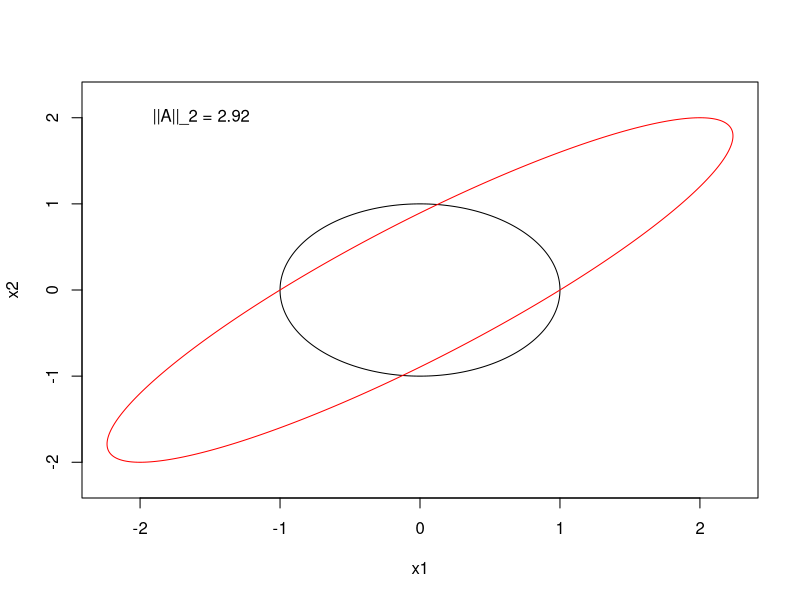
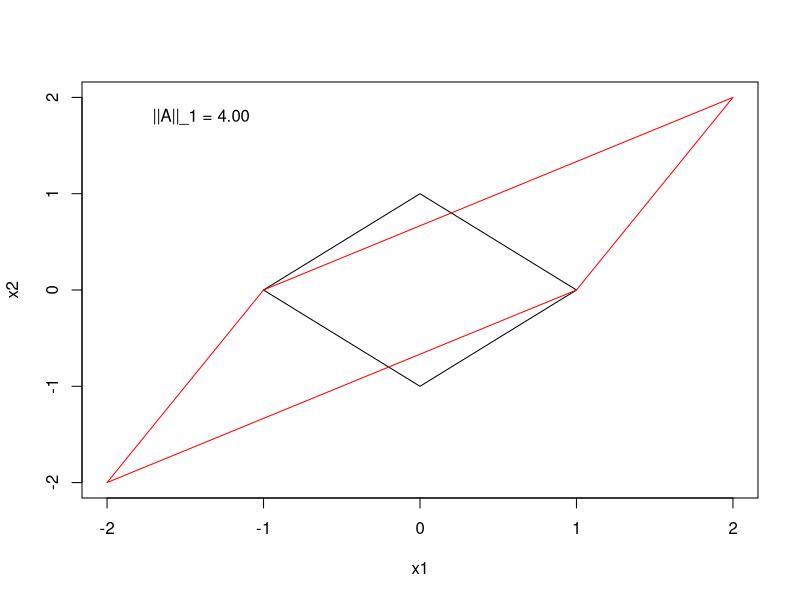
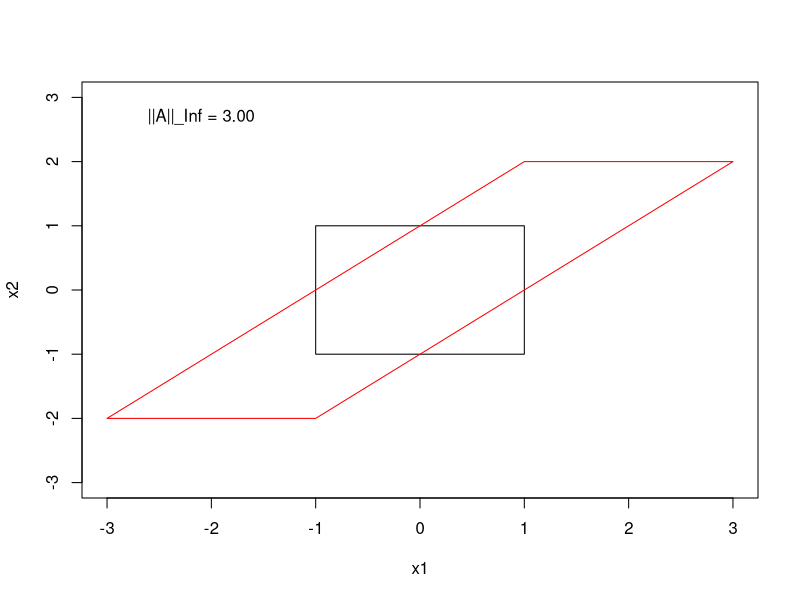
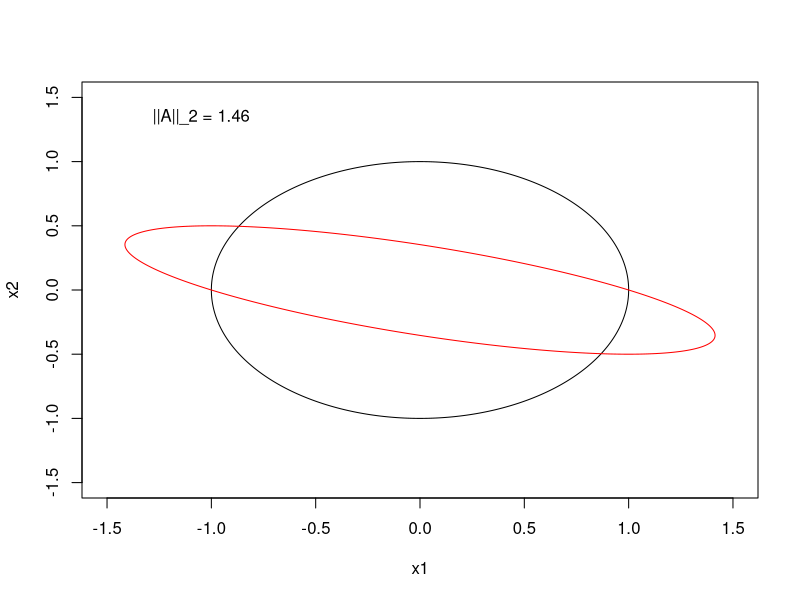
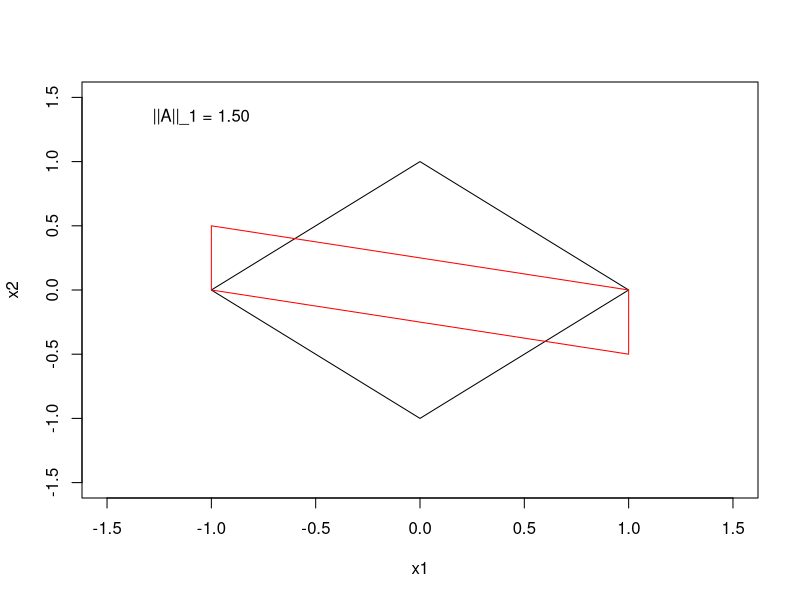
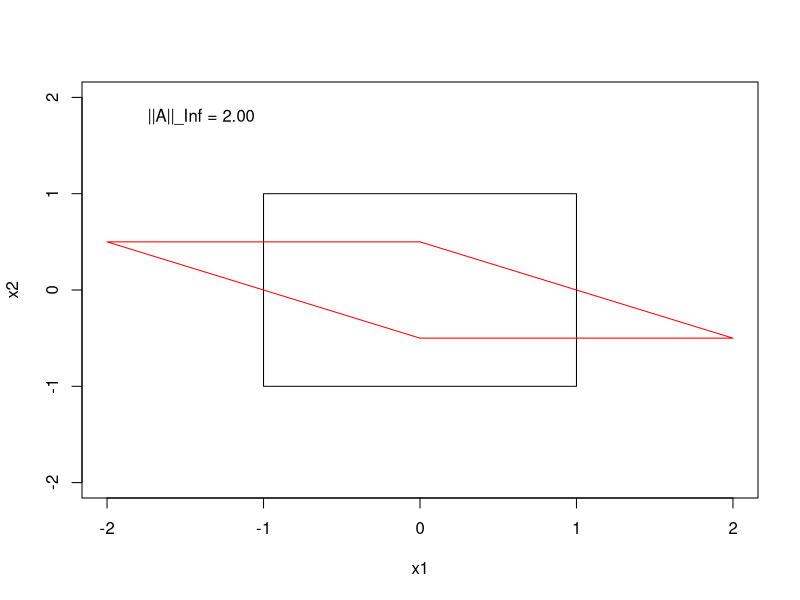
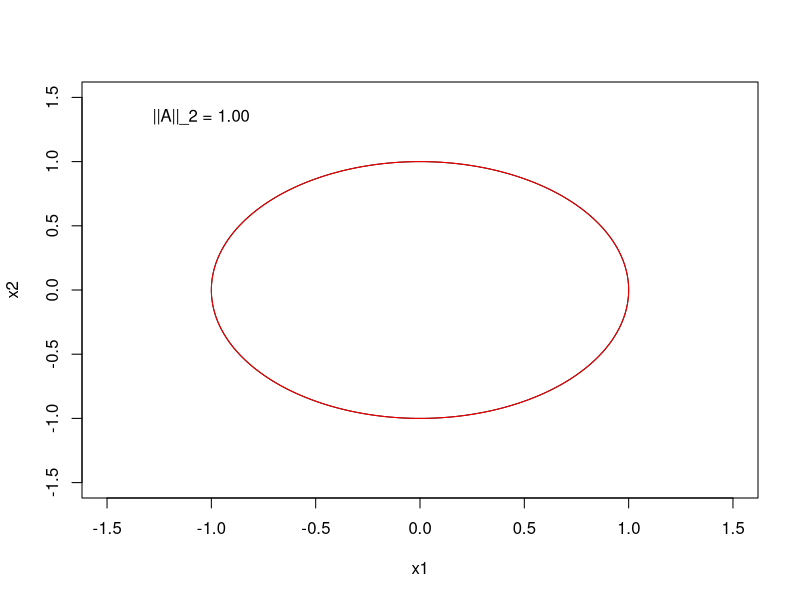
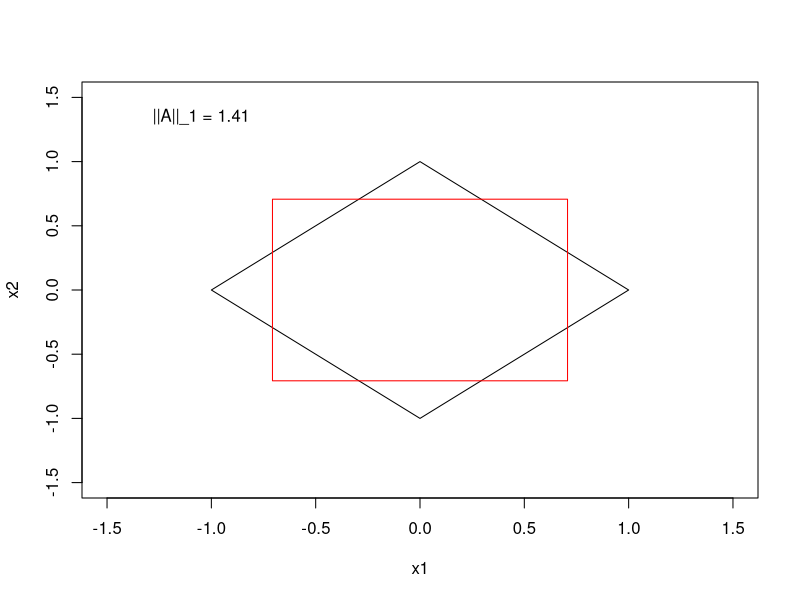

Write the R code that produced these figures, in order.
## ---- chunk 1
A = rbind(c(4, -1, -1, 0, 0, 0, 0, 0), c(-1, 4, 0, -1, 0, 0, 0, 0), c(-1, 0, 4, -1, -1, 0, 0, 0), c(0, -1, -1, 4, 0, -1, 0, 0), c(0, 0, -1, 0, 4, -1, -1, 0), c(0, 0, 0, -1, -1, 4, 0, -1), c(0, 0, 0, 0, -1, 0, 4, -1), c(0,0,0,0,0,-1,-1,4))
print(A)
## ---- chunk 2
b = c(5, 15, 0, 10, 0, 10, 20, 30)
print(b)
## ---- chunk 3
myLU = function(A) {
  n = nrow(A)
  U = A
  L = diag(n)
  for(k in 1:(n-1)) {
    for(j in (k+1):n){
      L[j,k] = U[j,k]/U[k,k]
      U[j,k:n] = U[j,k:n]-L[j,k]*U[k,k:n]
    }
  }
  print(nrow(L))
  return(list(L=L,U=U))
}
## ---- chunk 4
aLU = myLU(A)
aL = aLU$L
aU = aLU$U
#print(aL)
#print(nrow(aL))
## ---- chunk 5
mySolve=function(L,U,b,tol=1e-10){
  n=nrow(L)

  # First solve Ly=b 
  y = rep(0,n)        # pre-allocate a vector y with 0s in it.
  if(abs(L[1,1])<tol) stop('There is a zero on the diagonal of L')
  y[1] = b[1]/L[1,1]  # Fill in the 1st value of y
  for (j in 2:n ) {
    if(abs(L[j,j])<tol) stop('There is a zero on the diagonal of L')
    y[j] = (b[j] - L[j,1:(j-1)]%*%y[1:(j-1)])/L[j,j]
  }

  # Then solve Ux=y 
  x = rep(0,n)        # pre-allocate a vector x with 0s in it.
  if(abs(U[n,n])<tol) stop('There is a zero on the diagonal of U')
  x[n] = y[n]/U[n,n]  # Fill in the nth value of x
  for (j in (n-1):1 ) {
    if(abs(U[j,j])<tol) stop('There is a zero on the diagonal of U')
    x[j] = (y[j] - U[j,(j+1):n]%*%x[(j+1):n])/U[j,j]
  }
  return(x)
}
## ---- chunk 6
xvec = mySolve(aL, aU, b)
print(xvec)
## ---- chunk 7
b2 = c(5, 15, 0, 10, 0, 10, 0, 10, 30, 40)
## ---- chunk 8
x2vec = mySolve(aL, aU, b2)
print(x2vec)
## ---- chunk 9
Ainv = solve(A)
print(Ainv)
## ---- chunk 10
UnitCircleMap = function(A,p=2) {
  
  if (p==2) {
    t = seq(0,2*pi,len=1000)
    x = cos(t)
    y = sin(t)
    nn=norm(A,type="2")
    ni=as.character(p)
  }
  else if (p==1){
    # Insert some code here
    t1 = seq(-1, 0, len=250)
    x1 = t1
    y1 = -1 - t1
    x2 = x1
    y2 = -1*y1
    t2 = seq(0, 1, len=250)
    x3 = t2
    y3 = 1 - t2
    x4 = x3
    y4 = -1*y3
    x = c(x1, x2, x3, x4)
    y = c(y1, y2, y3, y4)
    nn=norm(A,type="1")
    ni=as.character(p)
  }
  else if (p=="I"){
    # Insert some code here
    t1 = seq(-1, 1, len=250)
    x1 = t1
    y1 = rep(1, 250)
    t2 = seq(1, -1, len=250)
    x2 = rep(1, 250)
    y2 = t2
    x3 = t2
    y3 = rep(-1, 250)
    x4 = y3
    y4 = x1
    x = c(x1, x2, x3, x4)
    y = c(y1, y2, y3, y4)
    nn=norm(A,type="I")
    ni="Inf"
  }
  
  pts = A %*% t(cbind(x,y))
  
  newx = pts[1,]
  newy = pts[2,]
  
  M = max(c(newx,newy,1.5))
  m = min(c(newx,newy,-1.5))
  
  plot(x,y,type='l',col='black',xlim=c(m,M),ylim=c(m,M),xlab="x1",ylab="x2")
  lines(newx,newy,col='red')
  
  normSize=sprintf("||A||_%s = %1.2f",ni,nn)
  text(-.7*M,.9*M,normSize)
}
## ---- chunk 11
A=cbind(c(1,0),c(2,2))
UnitCircleMap(A,p=2)
UnitCircleMap(A, p=1)
UnitCircleMap(A, p="I")
## ---- chunk 12
Cond = function(A,p=2) {
  if (p == 2) {  # by default use the 
    s = svd(A)$d
    s = s[s>0]
    return(max(s)/min(s))
  }
  if (p == 1) {  # use the 1 norm
    Ainv = solve(A)
    return(max(colSums(abs(A)))*max(colSums(abs(Ainv))))
  }
  if (p == 'I') {   # use the infinity norm
    Ainv = solve(A)
    return(max(rowSums(abs(A)))*max(rowSums(abs(Ainv))))
  }
}

Ainv = solve(A)
UnitCircleMap(Ainv,p=2)
UnitCircleMap(Ainv, p=1)
UnitCircleMap(Ainv, p="I")

c1 = Cond(A, p=1)
c2 = Cond(A, p=2)
cinf = Cond(A, p="I")

print(c1)
print(c2)
print(cinf)
## ---- chunk 13
Q = cbind(c(1/sqrt(2),1/sqrt(2)), c(-1/sqrt(2), 1/sqrt(2)))
UnitCircleMap(Q,p=2)
UnitCircleMap(Q, p=1)
UnitCircleMap(Q, p="I")
